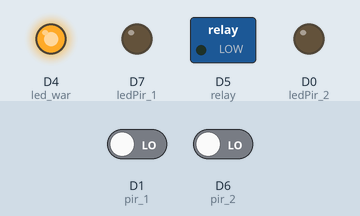
The sketch below on a simulated ESP8266 (NodeMCU). Shown: switched loads named in the sketch (green lamp = pin HIGH), output pins drawn as LEDs (lit = HIGH). Dashed ring = blinking. The inputs (shaded band) are chosen by the test bench; at power-on: D1 (pir_1) LOW, D6 (pir_2) LOW.

Above: at 1.2 s.
1.3 s: D1 (pir_1) driven HIGH
At 2.5 s:
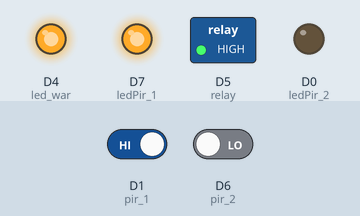
2.8 s: D6 (pir_2) driven HIGH
At 3.2 s:
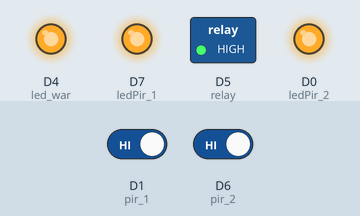
4.3 s: D1 (pir_1) driven LOW
At 5.0 s:
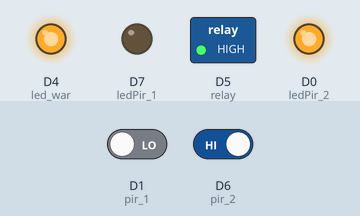
5.8 s: D6 (pir_2) driven LOW
At 6.7 s:
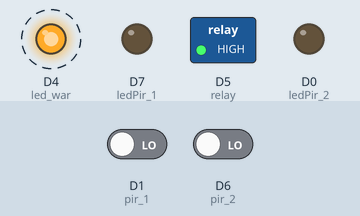
Timing chart, 0 to 9.8 s (numbered marks = the images above; inputs shaded):
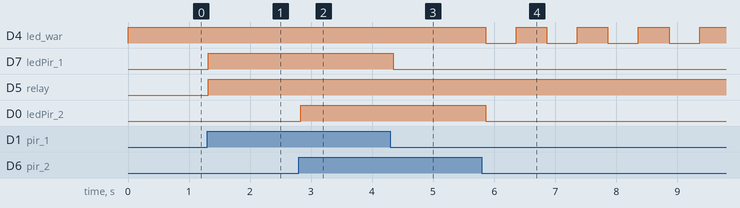

Measured:
- after the input at 1.3 s, D7 (ledPir_1), D5 (relay): LOW → HIGH at once
- after the input at 2.8 s, D0 (ledPir_2): LOW → HIGH at once
- after the input at 4.3 s, D7 (ledPir_1): HIGH → LOW after 0.05 s
- after the input at 5.8 s, D4 (led_war): alternates HIGH for 0.50 s and LOW for 0.50 s, starting after 0.07 s; D0 (ledPir_2): HIGH → LOW after 0.07 s

The sketch:

prototypeKamarMandi.ino
```cpp
#define relay D5
#define ledPir_1 D7
#define ledPir_2 D0
#define led_war D4
#define pir_1 D1
#define pir_2 D6
unsigned long simpan1 = 0;
unsigned long simpan2 = 0;
//unsigned long simpan3 = 0;

#define TimeBack 122

bool status1 = false;
bool status2 = false;
//bool status3 = false;
bool returnValue = LOW;
bool stateTime=false;

#define tunda 100


uint8_t ledState = HIGH;
unsigned long tmr = 0;
unsigned long previousMillis = 0;
const long interval = 500;
uint8_t flag;


void setup() {
  pinMode(relay,OUTPUT);
  pinMode(ledPir_1,OUTPUT);
  pinMode(ledPir_2,OUTPUT);
  pinMode(led_war,OUTPUT);
}


void loop() {

  cekLogic();

  if (returnValue == 1) {
    runningTime(0);
    //digitalWrite(led_war, HIGH);
    flag = 1;
    tmr=0;
    stateTime=true;
  }

  if (returnValue == 0 && stateTime == 1) {
    runningTime(1);
    while (tmr >= TimeBack) {
      ledState = HIGH;
      //digitalWrite(ledPin1, ledState);
      flag = 0;
      stateTime=false;
      break;
    }
  }
  digitalWrite(relay, flag);
  digitalWrite(led_war, ledState);
  //    Serial.println(returnValue);
  //    Serial.println(status1);
  //    Serial.println(status2);
  //    Serial.println(status3);
}


void cekLogic() {
  int nilai_1 = digitalRead(pir_1);
  int nilai_2 = digitalRead(pir_2);
 // int nilai_3 = digitalRead(sensor_3);

  unsigned long now1 = millis();
  if ((now1 - simpan1) > tunda) {
    simpan1 = now1;

    if (nilai_1 == 1) {
      status1 = true;
    }
    else {
      status1 = false;
    }

    digitalWrite(ledPir_1, status1);
  }

  unsigned long now2 = millis();
  if ((now2 - simpan2) > tunda) {
    simpan2 = now2;

    if (nilai_2 == 1) {
      status2 = true;
    }
    else {
      status2 = false;
    }

    digitalWrite(ledPir_2, status2);
  }

  logic(status1, status2);
}

void logic(int status_1, int status_2) {

  if (status_1 == 1 && status_2 == 1) {    //on
    returnValue = 1;
  }
  else if (status_1 == 0 && status_2 == 1) {
    returnValue = 1;
  }

  else if( status_1 == 1 && status_2 == 0) {
    returnValue = 1;
  }
  else{ returnValue = 0; }           //off


}

void runningTime(bool state) {

  if (state == 1) {
    unsigned long currentMillis = millis();
    if (currentMillis - previousMillis >= interval) {

      previousMillis = currentMillis;
      tmr++;
      //Serial.println(previousMillis);
      if (ledState == LOW) {
        ledState = HIGH;
      } else {
        ledState = LOW;
      }
     // digitalWrite(led_war, ledState);
    }
  }

  else if(state == 0){
   // digitalWrite(led_war, HIGH);
    previousMillis = 0;
    tmr = 0;
    ledState = HIGH;
    //Serial.println(tmr);
  }

}
```
